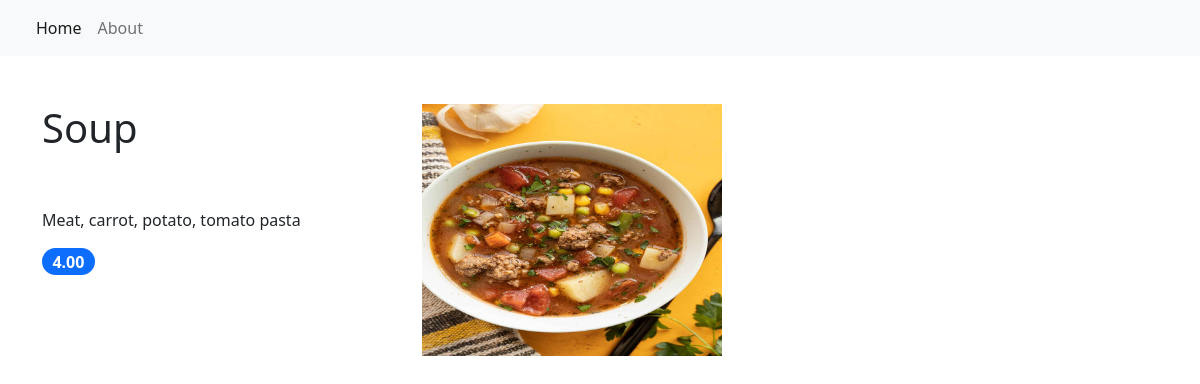
The app's page /item/3/ with its own data.
### restaurant_menu/models.py (models this page shows, shortened)
class Item(models.Model):
    meal = models.CharField(max_length=100, unique=True)
    description = models.CharField(max_length=500)
    price = models.DecimalField(max_digits=5, decimal_places=2)
    category = models.CharField(max_length=100, choices=MEAL_TYPE)
    author = models.ForeignKey(User, on_delete=models.PROTECT)
    status = models.IntegerField(choices=STATUS, default=1)
    date_created = models.DateTimeField(auto_now_add=True)
    date_updated = models.DateTimeField(auto_now=True)
    image = models.ImageField(upload_to='uploads/', default='pizza1.jpeg')

### restaurant_menu/views.py (the view)
# urls.py: path('item/<int:pk>/', views.MenuItemDetail.as_view(), name='menu_item'),
class MenuItemDetail(generic.DetailView):
    model = Item
    template_name = "detail_menu.html"

### restaurant_menu/templates/detail_menu.html
{% extends 'base.html' %}
{% block content %}
<div class="container">
    <div class="row">
        <div class="col-4">
            <h1 class="pt-5">{{ item.meal }}</h1>
            <p class="pt-5">{{ item.description }}</p>
            <span class="badge bg-primary rounded-pill" style="font-size: 16px;">{{ item.price }}</span>
        </div>
        <div class="col-6">
            <img class="card-img-top pt-5" src="{{ item.image.url }}" alt="..." style="max-height: 300px; width: 300px;" />
        </div>
    </div>
</div>
{% endblock content %}

### records on screen
Item: meal "Soup", description "Meat, carrot, potato, tomato pasta", price "4.00", image (picture)
